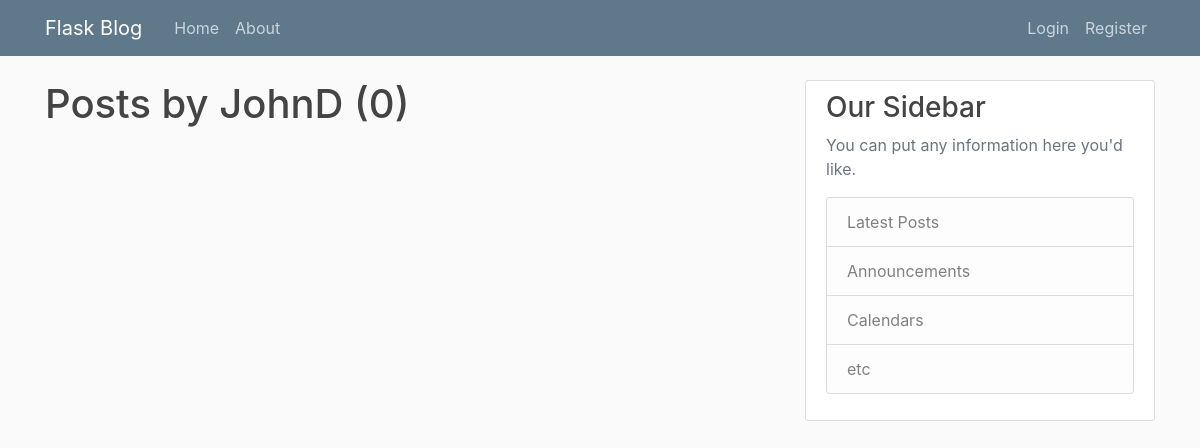
The page /user/JohnD on the database as committed earlier.
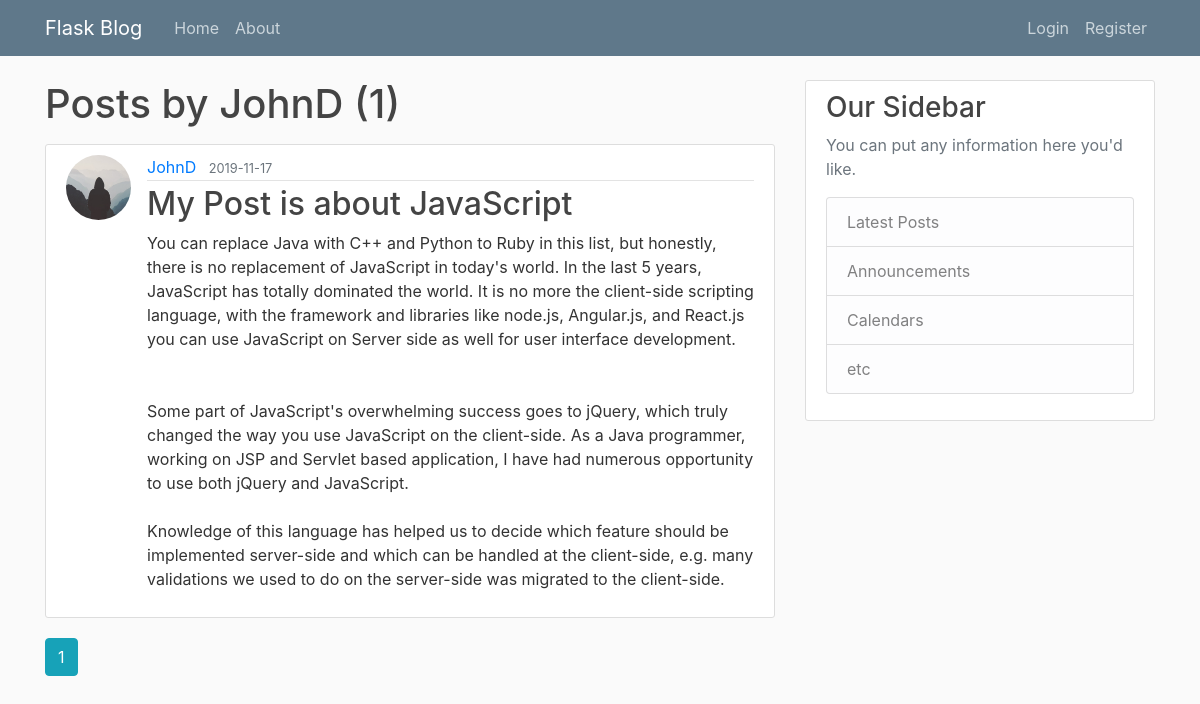
The same page on the database as committed later.
### flaskblog/models.py (models this page shows, shortened)
class Post(db.Model):
    id = db.Column(db.Integer, primary_key=True)
    title = db.Column(db.String(100), nullable=False)
    date_posted = db.Column(db.DateTime, nullable=False, default=datetime.utcnow)
    content = db.Column(db.Text, nullable=False)
    user_id= db.Column(db.Integer, db.ForeignKey('user.id'), nullable=False)

class User(db.Model, UserMixin):
    id = db.Column(db.Integer, primary_key=True)
    username = db.Column(db.String(20), unique=True, nullable=False)
    email = db.Column(db.String(120), unique=True, nullable=False)
    image_file = db.Column(db.String(20), nullable=False, default='default.jpg')
    password = db.Column(db.String(60), nullable=False)
    posts = db.relationship('Post', backref='author', lazy=True)

### flaskblog/routes.py (the view)
@app.route("/user/<string:username>")
def user_posts(username):
    page = request.args.get('page', 1, type=int)
    user = User.query.filter_by(username=username).first_or_404()
    posts = Post.query.filter_by(author=user)\
        .order_by(Post.date_posted.desc())\
        .paginate(page=page, per_page=5)
    return render_template("user_posts.html", posts=posts, user=user)

### flaskblog/templates/user_posts.html
{% extends "layout.html" %}
{% block content %}
<h1 class="mb-3">Posts by {{ user.username }} ({{ posts.total }}) </h1>
    {% for post in posts.items %}
        <article class="media content-section">
            <img class="rounded-circle article-img" src="{{ url_for('static', filename='profile_pics/' + post.author.image_file) }}">
            <div class="media-body">
                <div class="article-metadata">
                    <a class="mr-2" href="{{ url_for('user_posts', username=post.author.username) }}">{{ post.author.username }}</a>
                    <small class="text-muted">{{ post.date_posted.strftime('%Y-%m-%d') }}</small>
                </div>
                <h2><a class="article-title" href="{{ url_for('post', post_id=post.id) }}">{{ post.title }}</a></h2>
                <p class="article-content">{{ post.content }}</p>
            </div>
        </article>
    {% endfor %}
    {% for page_num in posts.iter_pages(left_edge=1, right_edge=1, left_current=1, right_current=2) %}
        {% if page_num %}
            {% if posts.page == page_num %}
                <a class="btn btn-info mb-4" href="{{ url_for('user_posts', username=user.username, page=page_num) }}"> {{ page_num }} </a>
            {% else %}
            <a class="btn btn-outline-info mb-4" href="{{ url_for('user_posts', username=user.username, page=page_num) }}"> {{ page_num }} </a>
            {% endif %}
        {% else %}
            ...
        {% endif %}
    {% endfor %}
{% endblock content %}

Rows that differ between the two databases and show on the page:
added Post: image_file (placeholder picture), author.username "JohnD", date_posted "2019-11-17", title "My Post is about JavaScript", content "You can replace Java with C++ and Python to Ruby in this list, but honestly, there is no replacement of JavaScript in today's world. In the last 5 years, JavaScript has totally dominated the world. It is no more the client-side scripting language, with the framework and libraries like node.js, Angular.js, and React.js you can use JavaScript on Server side as well for user interface development. Some part of JavaScript's overwhelming success goes to jQuery, which truly changed the way you use JavaScript on the client-side. As a Java programmer, working on JSP and Servlet based application, I have had numerous opportunity to use both jQuery and JavaScript. Knowledge of this language has…"
Other text that changed with them:
{{ posts.total }}: "0" → "1"
new list line: "1"
